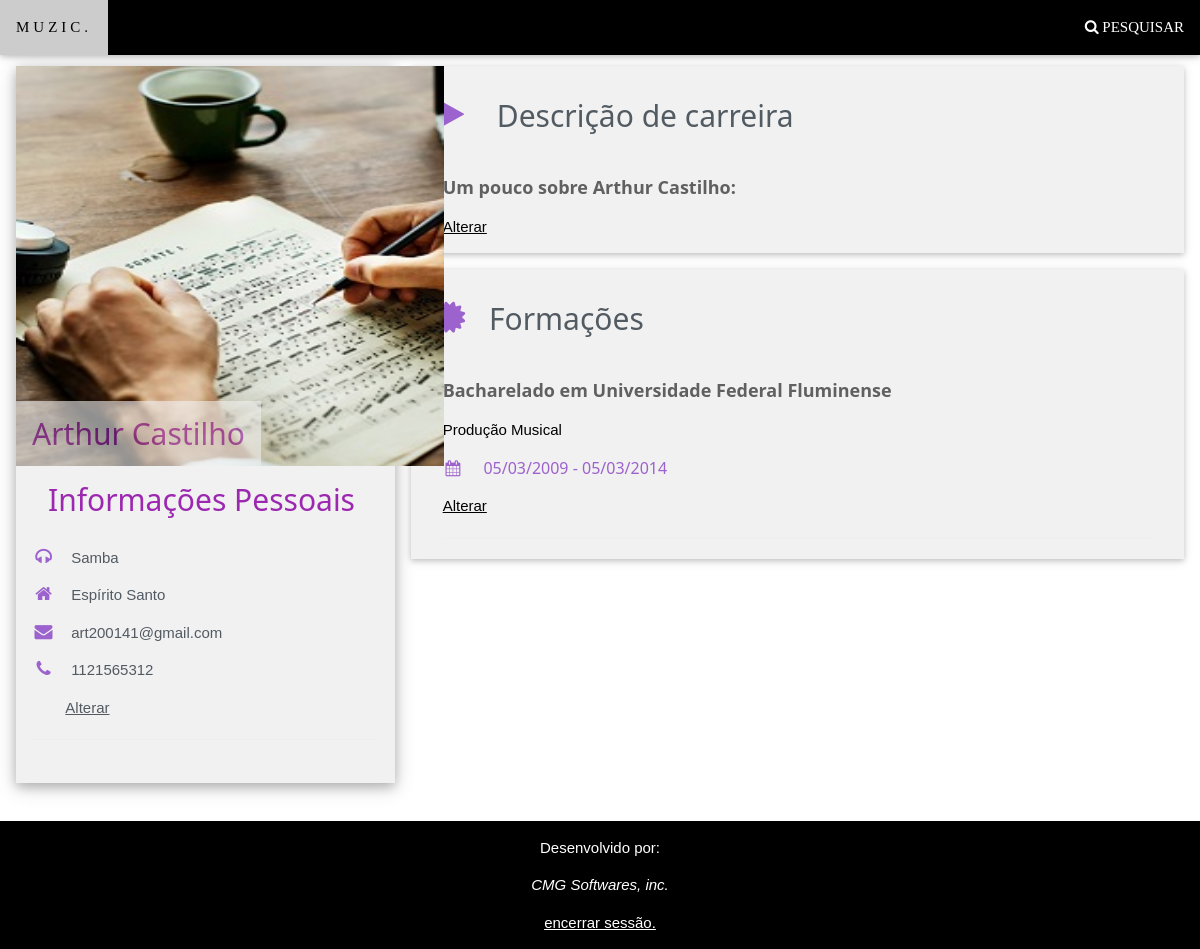
Screenshot of /Principal/Perfil.php (signed in) with the database file from the repository.
### tables this page shows
CREATE TABLE `tb_imagem` (
  `cod_usuario` int(11) NOT NULL,
  `imagem` varchar(200) NOT NULL
);

CREATE TABLE `tb_usuario` (
  `cod_usuario` int(11) NOT NULL,
  `nome_usuario` varchar(100) NOT NULL,
  `tipo_usuario` varchar(50) NOT NULL,
  `data` date NOT NULL,
  `email` varchar(100) NOT NULL,
  `senha` varchar(32) NOT NULL,
  `celular` varchar(15) NOT NULL,
  `estado` varchar(50) NOT NULL
);

CREATE TABLE `tb_genero` (
  `genero_1` varchar(50) NOT NULL,
  `cod_usuario` int(11) NOT NULL
);

CREATE TABLE `tb_formacao` (
  `cod_formacao` int(11) NOT NULL,
  `nome_formacao` varchar(50) NOT NULL,
  `instituicao` varchar(50) NOT NULL,
  `tipo_curso` varchar(50) NOT NULL
);

CREATE TABLE `tb_form_usuario` (
  `cod_usuario` int(8) NOT NULL,
  `cod_formacao` int(11) NOT NULL,
  `data_inicio` date NOT NULL,
  `data_conclusao` date NOT NULL
);

### Principal/Perfil.php (the view, shortened to what this page needs)
<!DOCTYPE html>
<html>
  <head>
  </head>
  <link rel="stylesheet" href="../w3.css">
  <link rel="stylesheet" href="../css.css">
  <link rel="stylesheet" href="https://cdnjs.cloudflare.com/ajax/libs/font-awesome/4.7.0/css/font-awesome.min.css">
    <?php
      include 'config.php';
      include 'SQLExecute.php';
      $con = conectar();
      $email = $_SESSION['email'];
      $senha = $_SESSION['senha'];
      $sql = "SELECT * FROM tb_usuario where email like '$email' and senha like '$senha'";
      $res = SQLExecute($con,$sql);
      $row = mysql_fetch_array($res);
      $quant = (mysql_num_rows($res));
      if ($quant==0){
        header("location:home.php");
      }
      else {
        $cod_user = $row['cod_usuario'];
        $genero = "SELECT * FROM tb_genero where cod_usuario like '$cod_user'";
        $resGen = SQLExecute($con, $genero);
        $lnGen = mysql_fetch_array($resGen);
        $formUser = "SELECT * FROM tb_form_usuario where cod_usuario like '$cod_user'";
        $resFormUser = SQLExecute($con, $formUser);
        $lnFormUser = mysql_fetch_array($resFormUser);
        $cod_formacao = $lnFormUser['cod_formacao'];
        $formacao = "SELECT * FROM tb_formacao where cod_formacao like '$cod_formacao'";
        $resForm = SQLExecute($con, $formacao);
        $lnForm = mysql_fetch_array($resForm);
        $imagem = "SELECT * FROM tb_imagem where cod_usuario like '$cod_user'";
        $resImagem = SQLExecute($con, $imagem);
        $lnImagem = mysql_fetch_array($resImagem);
      ?>
<body color="#525A62">
  <font face = "Verdana">
    <div class="w3-top">
      <div class="w3-bar w3-black w3-card" id="myNavbar">
        <a href="home.php" class="w3-bar-item w3-button w3-wide">MUZIC.</a>
        <div class="w3-right w3-hide-small">
          <button class="w3-button" onclick="location.href='/Pesquisa/Muzic_pesquisa.php';"><i class="fa fa-search"></i> PESQUISAR </button>
        </div>
      </div>
    </div>
  </font>
  <div class="w3-content w3-margin-top" style="max-width:1400px; padding-top: 2.2%; ">
    <div class="w3-row-padding" style="margin-top: 2%">
      <div class="w3-third">
        <div class="w3-light-grey w3-text-grey w3-card-4">
          <?php
            echo "<div class='w3-display-container'>";
            echo "<img src='/Cadastro/IMAGENS/". $lnImagem['imagem'] ."' style='width:428px; height: 400px' alt='Avatar'>";
            echo "<div class='w3-display-bottomleft w3-container w3-light-grey w3-opacity'>";
            echo "<h2 class='w3-text-purple'>";
            echo $row['nome_usuario'];
            echo "</h2>";
            echo "</div>";
          ?>
          </div>
          <div class="w3-container">
            <div class="w3-container">
              <h2 class="w3-text-purple"> Informações Pessoais </h2>
            </div>
            <p><i class="fa fa-headphones fa-fw w3-margin-right w3-large w3-text-deep-purple"></i><?php echo $lnGen['genero_1']; ?></p>
            <p><i class="fa fa-home fa-fw w3-margin-right w3-large w3-text-deep-purple"></i><?php echo $row['estado']; ?></p>
            <p><i class="fa fa-envelope fa-fw w3-margin-right w3-large w3-text-deep-purple"></i><?php echo $row['email']; ?> </p>
            <p><i class="fa fa-phone fa-fw w3-margin-right w3-large w3-text-deep-purple"></i><?php echo $row['celular']; ?></p>
            <p>&nbsp&nbsp&nbsp&nbsp&nbsp&nbsp&nbsp&nbsp<a href="/Alteracoes/mostraUsuario.php">Alterar</a></p>
            <hr>
            <br>
          </div>
        </div>
      <br>
    </div>
    <div class="w3-twothird">
      <div class="w3-container w3-card w3-light-grey w3-margin-bottom">
        <h2 class="w3-text-grey w3-padding-16"><i class="fa fa-play fa-fw w3-margin-right w3-xxlarge w3-text-deep-purple"></i> Descrição de carreira </h2>
        <div class="w3-container">
          <h5 class="w3-opacity"><b> Um pouco sobre <?php echo $row['nome_usuario']; ?>: </b></h5>
          <p style="text-align: justify;"> <a href="/Alteracoes/mostraDescricao.php">Alterar</a> </p>
        </div>
      </div>
      <div class="w3-container w3-card w3-light-grey">
        <h2 class="w3-text-grey w3-padding-16"><i class="fa fa-certificate fa-fw w3-margin-right w3-xxlarge w3-text-deep-purple"></i>Formações</h2>
        <div class="w3-container">
          <h5 class="w3-opacity"><b><?php echo $lnForm['tipo_curso']; ?> em  <?php echo $lnForm['instituicao']; ?> </b></h5>
          <p><?php echo $lnForm['nome_formacao']; ?></p>
          <h6 class="w3-text-deep-purple"><i class="fa fa-calendar fa-fw w3-margin-right"></i> <?php echo implode('/',array_reverse(explode('-', $lnFormUser['data_inicio']))); ?> - <?php echo implode('/',array_reverse(explode('-', $lnFormUser['data_conclusao']))); ?> </h6>
          <p><a href="/Alteracoes/mostraFormacao.php">Alterar</a></p>
          <hr>
        </div>
      </div>
    </div>
  </div>
</div>
<footer class="w3-container w3-black w3-center w3-margin-top">
  <p>Desenvolvido por:</p>
  <i> CMG Softwares, inc. </i>
  <p><a href="home.php" target="_self">encerrar sessão.</a></p>
</footer>
<?php
      }
?>
  </body>
</html>

### w3.css (style rules this page uses)
html { box-sizing:border-box }
*,*:before,*:after { box-sizing:inherit }
html { -ms-text-size-adjust:100%;-webkit-text-size-adjust:100% }
body { margin:0 }
article,aside,details,figcaption,figure,footer,header,main,menu,nav,section,summary { display:block }
a { background-color:transparent;-webkit-text-decoration-skip:objects }
img { border-style:none }
hr { box-sizing:content-box;height:0;overflow:visible }
button,input,select,textarea { font:inherit;margin:0 }
button,input { overflow:visible }
button,select { text-transform:none }
button,html [type=button],[type=reset],[type=submit] { -webkit-appearance:button }
html,body { font-family:Verdana,sans-serif;font-size:15px;line-height:1.5 }
html { overflow-x:hidden }
h2 { font-size:30px }
h5 { font-size:18px }
h6 { font-size:16px }
h1,h2,h3,h4,h5,h6 { font-family:"Segoe UI",Arial,sans-serif;font-weight:400;margin:10px 0 }
.w3-wide { letter-spacing:4px }
hr { border:0;border-top:1px solid #eee;margin:20px 0 }
img { vertical-align:middle }
a { color:inherit }
.w3-btn,.w3-button { border:none;display:inline-block;padding:8px 16px;vertical-align:middle;overflow:hidden;text-decoration:none;color:inherit;background-color:inherit;text-align:center;cursor:pointer;white-space:nowrap }
.w3-btn,.w3-button { -webkit-touch-callout:none;-webkit-user-select:none;-khtml-user-select:none;-moz-user-select:none;-ms-user-select:none;user-select:none }
.w3-tooltip,.w3-display-container { position:relative }
.w3-bar { width:100%;overflow:hidden }
.w3-bar .w3-bar-item { padding:8px 16px;float:left;width:auto;border:none;display:block;outline:0 }
.w3-bar .w3-button { white-space:normal }
.w3-container:after,.w3-container:before,.w3-panel:after,.w3-panel:before,.w3-row:after,.w3-row:before,.w3-row-padding:after,.w3-row-padding:before, .w3-cell-row:before,.w3-cell-row:after,.w3-clear:after,.w3-clear:before,.w3-bar:before,.w3-bar:after { content:"";display:table;clear:both }
.w3-col,.w3-half,.w3-third,.w3-twothird,.w3-threequarter,.w3-quarter { float:left;width:100% }
@media (min-width:601px) { .w3-col.m4,.w3-third { width:33.33333% } }
@media (min-width:601px) { .w3-col.m8,.w3-twothird { width:66.66666% } }
.w3-content { max-width:980px;margin:auto }
.w3-top,.w3-bottom { position:fixed;width:100%;z-index:1 }
.w3-top { top:0 }
.w3-display-bottomleft { position:absolute;left:0;bottom:0 }
.w3-row-padding,.w3-row-padding>.w3-half,.w3-row-padding>.w3-third,.w3-row-padding>.w3-twothird,.w3-row-padding>.w3-threequarter,.w3-row-padding>.w3-quarter,.w3-row-padding>.w3-col { padding:0 8px }
.w3-container,.w3-panel { padding:0.01em 16px }
.w3-card,.w3-card-2 { box-shadow:0 2px 5px 0 rgba(0,0,0,0.16),0 2px 10px 0 rgba(0,0,0,0.12) }
.w3-card-4,.w3-hover-shadow:hover { box-shadow:0 4px 10px 0 rgba(0,0,0,0.2),0 4px 20px 0 rgba(0,0,0,0.19) }
.w3-opacity,.w3-hover-opacity:hover { opacity:0.60 }
.w3-large { font-size:18px!important }
.w3-xxlarge { font-size:36px!important }
.w3-center { text-align:center!important }
.w3-margin-top { margin-top:16px!important }
.w3-margin-bottom { margin-bottom:16px!important }
.w3-margin-right { margin-right:16px!important }
.w3-padding-16 { padding-top:16px!important;padding-bottom:16px!important }
.w3-right { float:right!important }
.w3-black,.w3-hover-black:hover { color:#fff!important;background-color:#000!important }
.w3-light-grey,.w3-hover-light-grey:hover,.w3-light-gray,.w3-hover-light-gray:hover { color:#000!important;background-color:#f1f1f1!important }
.w3-text-purple,.w3-hover-text-purple:hover { color:#9c27b0!important }
.w3-text-deep-purple,.w3-hover-text-deep-purple:hover { color:#9C62CD!important }
.w3-text-grey,.w3-hover-text-grey:hover,.w3-text-gray,.w3-hover-text-gray:hover { color:#525A62!important }

### css.css (style rules this page uses)
.w3-bar .w3-button { padding: 16px; }

### rows the page displays
tb_imagem: imagem (picture)
tb_usuario: nome_usuario "Arthur Castilho", estado "Espírito Santo", email "art200141@gmail.com", celular "1121565312"
tb_genero: genero_1 "Samba"
tb_formacao: tipo_curso "Bacharelado", instituicao "Universidade Federal Fluminense", nome_formacao "Produção Musical"
tb_form_usuario: data_inicio "05/03/2009", data_conclusao "05/03/2014"
